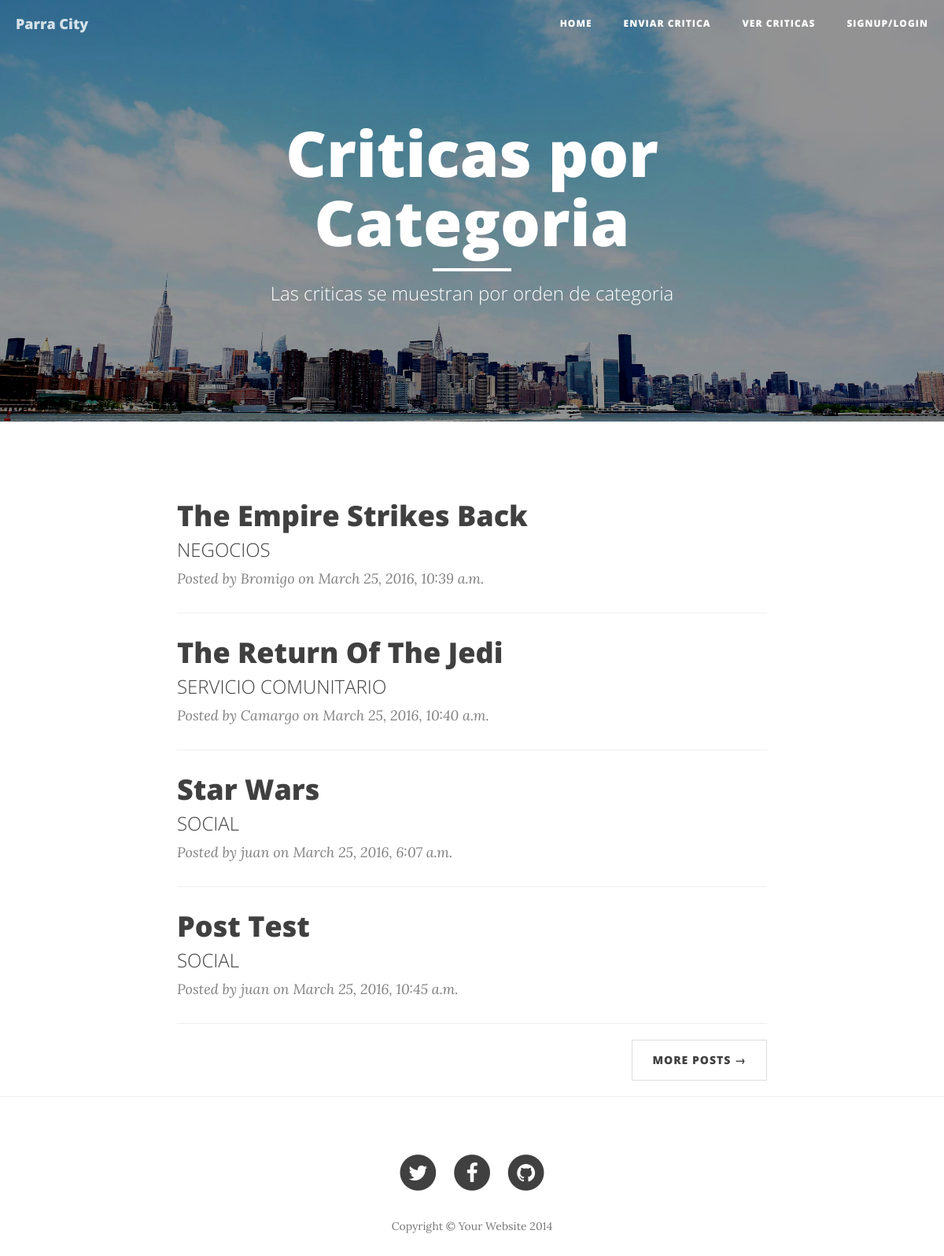
Page /ParraCity/postlist on the committed database.
### ParraCity/models.py (models this page shows, shortened)
class Post(models.Model):
    autor = models.ForeignKey('auth.User')
    titulo = models.CharField(max_length=64)
    categoria = (
        ('BUENOS EJEMPLOS','Buenos Ejemplos'),
        ('URBANISMO Y VIALIDAD','Urbanismo Y Vialidad'),
        ('NEGOCIOS','Negocios'),
        ('SOCIAL','Social'),
        ('GOBIERNO','Gobierno'),
        ('SERVICIO COMUNITARIO','Servicio a la comunidad'),
        ('OBJETOS PERDIDOS','Objetos Perdidos')
    )
    categoria_post = models.CharField(max_length = 20, choices = categoria, default = 'Social')
    contenido = models.TextField()
    media = models.ImageField(upload_to = 'post_media/', blank = True, null = True)
    creacion = models.DateTimeField (default = timezone.now)
    publicacion = models.DateTimeField(blank = True, null = True)
    Slug = models.SlugField(max_length = 200, unique = True)

### ParraCity/views.py (the view)
def post_list(request):
    posts = Post.objects.order_by('categoria_post')
    return render (request, 'ParraCity/postlist.html', {'posts': posts})

### ParraCity/templates/ParraCity/postlist.html (shortened to what this page needs)
{% extends 'base_city.html'%}
{% block context %}Criticas por Categoria{%endblock%}
{% block subcontext %} Las criticas se muestran por orden de categoria{% endblock %}
{% block content %}
<div class="container">
    <div class="row">
        <div class="col-lg-8 col-lg-offset-2 col-md-10 col-md-offset-1">
        </div>
        <div class="col-lg-8 col-lg-offset-2 col-md-10 col-md-offset-1">
            <div class="post-preview">
              {% for post in posts %}
                <a href="{% url 'ParraCity.views.post_detail' pk=post.pk %}">
                    <h2 class="post-title">
                        {{ post.titulo }}
                    </h2>
                    <h3 class="post-subtitle">
                        {{post.categoria_post}}
                    </h3>
                </a>
                <p class="post-meta">Posted by {{post.autor}} on {{post.creacion}} </p>
                <hr>
              {% endfor %}
            </div>
            <ul class="pager">
                <li class="next">
                    <a href="#">More Posts &rarr;</a>
                </li>
            </ul>
        </div>
    </div>
</div>
{% endblock %}

### rows in the picture
Post: titulo "The Empire Strikes Back", categoria_post "NEGOCIOS", autor "Bromigo", creacion "March 25, 2016, 10:39 a.m."
Post: titulo "The Return Of The Jedi", categoria_post "SERVICIO COMUNITARIO", autor "Camargo", creacion "March 25, 2016, 10:40 a.m."
Post: titulo "Star Wars", categoria_post "SOCIAL", autor "juan", creacion "March 25, 2016, 6:07 a.m."
Post: titulo "Post Test", categoria_post "SOCIAL", autor "juan", creacion "March 25, 2016, 10:45 a.m."
